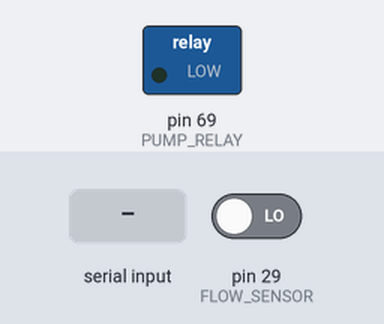
Recording of a sketch running on a simulated Arduino Mega 2560, built with avr-gcc and run on an emulated ATmega2560. On the bench: switched loads named in the sketch (green lamp = pin HIGH). The test bench sets the inputs (shaded band); at power-on: pin 29 (FLOW_SENSOR) LOW. What the sketch prints to the serial monitor is not drawn.

Above: at 1.4 s.
1.5 s: "ON\n" received over Serial
At 1.9 s:
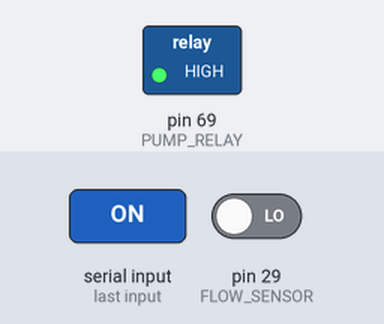
3.0 s: "OFF\n" received over Serial
At 4.2 s:
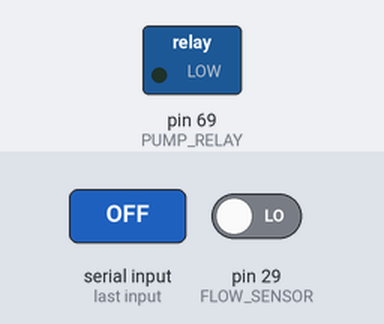
Timing chart, 0 to 6.0 s (numbered marks = the images above; inputs shaded):
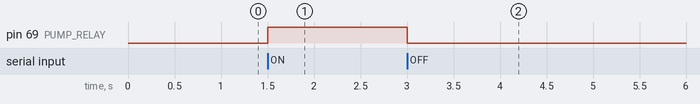

Measured:
- after the input at 1.5 s, pin 69 (PUMP_RELAY): LOW → HIGH at once
- after the input at 3.0 s, pin 69 (PUMP_RELAY): HIGH → LOW at once

The sketch:

pump_control.ino
```cpp
/*
 * MPINO-16A8R8T 펌프 제어 시스템
 * - 릴레이 출력(R62~R69)에 12V 펌프 연결
 * - 디지털 입력(I22~I29)에 YF-TM02 유량 센서 연결
 *
 * 하드웨어 연결:
 * - R(69): 12V 워터 펌프 (COM6에 12V 전원 연결)
 * - I(29): YF-TM02 유량 센서 펄스 출력 (NPN)
 * - COM0: GND (필수!)
 *
 * 유량센서 연결:
 * 유량센서 빨강 → 24V+
 * 유량센서 검정 → GND
 * 유량센서 노랑 → I(29)
 * COM0 → GND (필수!)
 *
 * 펌프 릴레이 연결:
 * R(69) - 12V 펌프 + 극
 * COM6 - 12V 전원 +
 * 펌프 - 극 → GND
 */


// 핀 정의
#define PUMP_RELAY 69        // 릴레이 출력 핀 (R69)
#define FLOW_SENSOR 29       // 유량 센서 입력 핀 (I29)

// 유량 센서 변수
volatile unsigned long pulseCount = 0;  // 펄스 카운트
unsigned long oldTime = 0;              // 시간 측정 기준점
float flowRate = 0.0;                   // 유량 (L/min)
float totalVolume = 0.0;                // 총 물량 (L)

// YF-TM02 유량 센서 스펙
// K Factor: 86*Q (Q=L/min)
// 1L = 5160 pulses
const float PULSES_PER_LITER = 5160.0;  // 1L당 펄스 수
const float K_FACTOR = 86.0;            // K Factor

// 펄스 감지를 위한 이전 상태 저장
int lastFlowState = LOW;

// ---------------------------
// 초기 설정 (setup)
// ---------------------------
void setup() {
  Serial.begin(9600);

  // 릴레이 출력 핀 설정
  pinMode(PUMP_RELAY, OUTPUT);
  digitalWrite(PUMP_RELAY, LOW);  // 펌프 초기 OFF

  // 유량 센서 입력 핀 설정
  pinMode(FLOW_SENSOR, INPUT);

  oldTime = millis();

  Serial.println("========================================");
  Serial.println("MPINO 펌프 제어 시스템 시작");
  Serial.println("========================================");
  Serial.println("명령어:");
  Serial.println("  ON    - 펌프 켜기");
  Serial.println("  OFF   - 펌프 끄기");
  Serial.println("  RESET - 총 물량 초기화");
  Serial.println("========================================");
}

// ---------------------------
// 메인 루프 (loop)
// ---------------------------
void loop() {
  // ⭐ 펄스 카운트 (폴링 방식 - MPINO는 I22~I29에 외부 인터럽트 미지원)
  int currentFlowState = digitalRead(FLOW_SENSOR);

  // 상승 에지 감지 (LOW → HIGH)
  if (currentFlowState == HIGH && lastFlowState == LOW) {
    pulseCount++;
  }
  lastFlowState = currentFlowState;

  // 1초마다 유량 계산
  if (millis() - oldTime >= 1000) {

    unsigned long currentPulse = pulseCount;
    pulseCount = 0;  // 카운터 리셋

    unsigned long timeInterval = millis() - oldTime;
    oldTime = millis(); // 시간 업데이트

    // 1. 유량 (L/min) 계산
    // 공식: Q (L/min) = (펄스/초) / K_FACTOR
    // 펄스/초 = currentPulse / (timeInterval / 1000.0)
    float pulsesPerSecond = currentPulse / (timeInterval / 1000.0);
    flowRate = pulsesPerSecond / K_FACTOR;

    // 2. 총 물량 계산 (L)
    totalVolume += currentPulse / PULSES_PER_LITER;

    // 시리얼 모니터에 출력
    Serial.print("펄스: ");
    Serial.print(currentPulse);
    Serial.print("\t유량: ");
    Serial.print(flowRate, 3);
    Serial.print(" L/min\t총 물량: ");
    Serial.print(totalVolume, 3);
    Serial.println(" L");
  }

  // 시리얼 명령어 처리
  if (Serial.available() > 0) {
    String command = Serial.readStringUntil('\n');
    command.trim();
    command.toUpperCase();  // 대소문자 구분 없이

    if (command == "ON") {
      digitalWrite(PUMP_RELAY, HIGH);
      Serial.println(">>> 펌프 ON");
    }
    else if (command == "OFF") {
      digitalWrite(PUMP_RELAY, LOW);
      Serial.println(">>> 펌프 OFF");
    }
    else if (command == "RESET") {
      totalVolume = 0.0;
      pulseCount = 0;
      Serial.println(">>> 총 물량 초기화");
    }
    else {
      Serial.println(">>> 알 수 없는 명령어");
    }
  }
}
```
